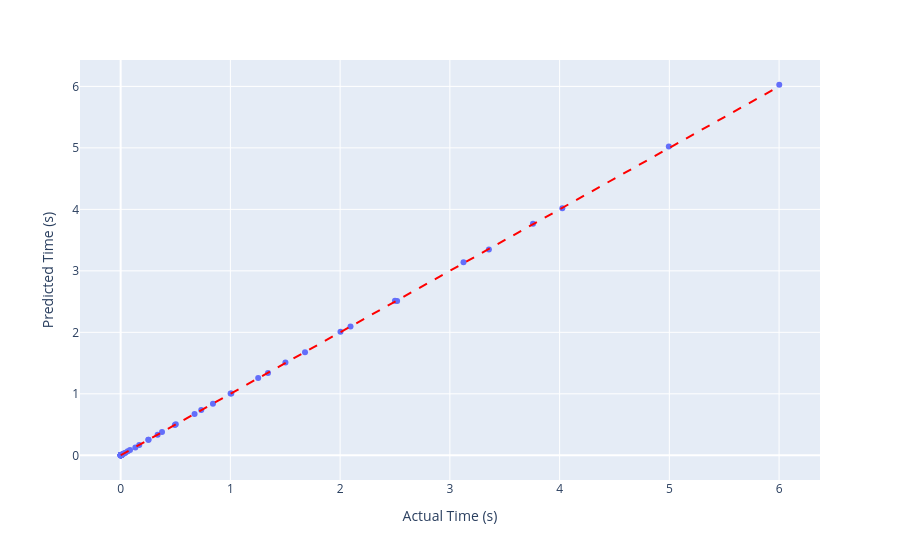

Here is the notebook cell this chart was saved with:
### Code cell
from sklearn.discriminant_analysis import StandardScaler
from sklearn.linear_model import LinearRegression
from sklearn.pipeline import Pipeline


def fit_model(df: pd.DataFrame):
    df = df.copy()
    # df["interaction"] = df["true_size_bytes"] * df["hops"]

    df_agg = df.groupby(["true_size_bytes", "hops"])["time_s"].mean().reset_index()
    df_agg = df_agg[df_agg["time_s"] < 10]

    X = df_agg[["true_size_bytes", "hops"]]
    y = df_agg["time_s"]

    # model = Pipeline([
    #     # ('scaler', StandardScaler()),
    #     ('model', LassoCV(cv=5, positive=True, fit_intercept=False))  # drop positive=True unless justified
    # ]).fit(X, y)
    # # model = LassoCV(cv=5, positive=True, fit_intercept=False).fit(X, y)

    # mm = model.named_steps["model"]
    # coefs = pd.Series(mm.coef_, index=X.columns)
    # print("Coefficients:")
    # for name, val in coefs.items():
    #     print(f"  {name} = {val:.6e}")
    # if hasattr(mm, "intercept_"):
    #     print(f"Intercept = {mm.intercept_:.6e}")

    model = LinearRegression()
    smallest_loc = df_agg["true_size_bytes"] == df_agg["true_size_bytes"].min()
    a = (y[smallest_loc] / X[smallest_loc]["hops"]).mean()
    print(f"Anticipated latency per transmit (a): {a*1000:.4f} ms")
    bigger_loc = df_agg["true_size_bytes"] >= df_agg["true_size_bytes"] .max() * 0.1
    b = (y[bigger_loc] / X[bigger_loc]["true_size_bytes"]).mean()
    print(f"Anticipated inverse bandwidth (b): {1/(b * 1e6):.4f} MB/s")
    model.coef_ = np.array([b, a])
    model.feature_names_in_ = np.array(["true_size_bytes", "hops"])
    model.intercept_ = 0

    y_pred = model.predict(X)

    evaluate(y, y_pred, X)

    # Plot actual vs predicted
    fig = px.scatter(
        x=y, y=y_pred, labels={"x": "Actual Time (s)", "y": "Predicted Time (s)"}, # title="Actual vs Predicted Time"
    )
    fig.add_shape(type="line", x0=y.min(), y0=y.min(), x1=y.max(), y1=y.max(), line=dict(color="Red", dash="dash"))
    fig.show()

    # Save figure as pdf
    fig.update_layout(
        width=80 * 5,
        height=90 * 5,
        margin=dict(l=8, r=8, t=16, b=8),  # reduce padding around the plot
        autosize=False,
        legend=dict(tracegroupgap=0)
    )
    fig.write_image("orin_actual_vs_predicted.pdf", format="pdf", engine="kaleido")
    print("Saved plot to orin_actual_vs_predicted.pdf")

print("NCCL Model:")
# fit_model(nccl_df)
print("Gloo Model:")
# fit_model(gloo_df)
print("Orin Model:")
fit_model(orin_df)

### Figure 1 — Plotly figure (JSON) as saved in the notebook; plotly's stock layout.template omitted (floating-point values rounded to 4 significant figures)
{"data": [{"hovertemplate": "Actual Time (s)=%{x}<br>Predicted Time (s)=%{y}<extra></extra>", "legendgroup": "", "marker": {"color": "#636efa", "symbol": "circle"}, "mode": "markers", "name": "", "orientation": "v", "showlegend": false, "type": "scatter", "x": [0.0009587, 0.001099, 0.0009082, 0.001283, 0.0009923, 0.001302, 0.001062, 0.001369, 0.001085, 0.001151, 0.0009192, 0.001432, 0.001042, 0.001546, 0.0009575, 0.001374, 0.001113, 0.001432, 0.001094, 0.001563, 0.001094, 0.001307, 0.0009913, 0.001475, 0.001087, 0.001537, 0.001152, 0.001617, 0.001274, 0.001723, 0.001615, 0.002109, 0.0021, 0.003157, 0.003483, 0.004842, 0.006312, 0.009633, 0.01309, 0.01699, 0.02211, 0.03305, 0.04364, 0.06483, 0.08539, 0.1339, 0.1694, 0.2519, 0.2544, 0.3369, 0.377, 0.4942, 0.5025, 0.6735, 0.7343, 0.8411, 1.008, 1.002, 1.253, 1.343, 1.502, 1.68, 2.003, 2.095, 2.519, 2.5, 3.124, 3.356, 3.757, 4.025, 4.995, 6.001], "xaxis": "x", "y": [0.0009588, 0.001438, 0.0009588, 0.001438, 0.0009588, 0.001438, 0.0009589, 0.001438, 0.0009591, 0.001439, 0.0009594, 0.001439, 0.00096, 0.00144, 0.0009613, 0.001442, 0.0009638, 0.001446, 0.0009689, 0.001453, 0.0009792, 0.001469, 0.0009996, 0.001499, 0.00104, 0.001561, 0.001122, 0.001683, 0.001286, 0.001928, 0.001613, 0.002419, 0.002266, 0.003399, 0.003574, 0.005361, 0.006189, 0.009283, 0.01142, 0.01713, 0.02188, 0.03282, 0.0428, 0.0642, 0.08464, 0.127, 0.1683, 0.2525, 0.2521, 0.3357, 0.3782, 0.4913, 0.5035, 0.6704, 0.7369, 0.8378, 1.005, 1.006, 1.257, 1.34, 1.508, 1.675, 2.01, 2.093, 2.511, 2.512, 3.14, 3.348, 3.767, 4.018, 5.022, 6.027], "yaxis": "y"}], "layout": {"legend": {"tracegroupgap": 0}, "margin": {"t": 60}, "shapes": [{"line": {"color": "Red", "dash": "dash"}, "type": "line", "x0": 0.0009082, "x1": 6.001, "y0": 0.0009082, "y1": 6.001}], "xaxis": {"anchor": "y", "domain": [0, 1], "title": {"text": "Actual Time (s)"}}, "yaxis": {"anchor": "x", "domain": [0, 1], "title": {"text": "Predicted Time (s)"}}}}
